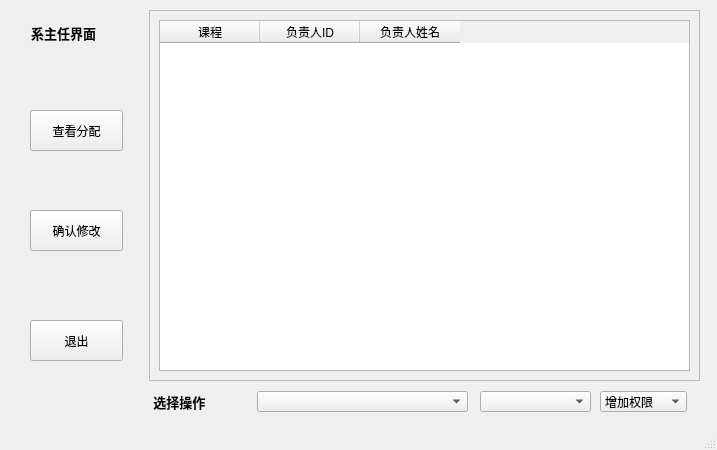
<?xml version="1.0" encoding="UTF-8"?>
<ui version="4.0">
 <class>DirectorWindow</class>
 <widget class="QMainWindow" name="DirectorWindow">
  <property name="geometry">
   <rect>
    <x>0</x>
    <y>0</y>
    <width>717</width>
    <height>450</height>
   </rect>
  </property>
  <property name="minimumSize">
   <size>
    <width>717</width>
    <height>450</height>
   </size>
  </property>
  <property name="maximumSize">
   <size>
    <width>717</width>
    <height>450</height>
   </size>
  </property>
  <property name="windowTitle">
   <string>教学大纲管理系统</string>
  </property>
  <widget class="QWidget" name="centralwidget">
   <widget class="QWidget" name="widget" native="true">
    <property name="geometry">
     <rect>
      <x>20</x>
      <y>10</y>
      <width>115</width>
      <height>401</height>
     </rect>
    </property>
    <widget class="QPushButton" name="btn_confirm">
     <property name="geometry">
      <rect>
       <x>10</x>
       <y>200</y>
       <width>93</width>
       <height>41</height>
      </rect>
     </property>
     <property name="text">
      <string>确认修改</string>
     </property>
    </widget>
    <widget class="QPushButton" name="btn_show">
     <property name="geometry">
      <rect>
       <x>10</x>
       <y>100</y>
       <width>93</width>
       <height>41</height>
      </rect>
     </property>
     <property name="text">
      <string>查看分配</string>
     </property>
    </widget>
    <widget class="QLabel" name="label">
     <property name="geometry">
      <rect>
       <x>11</x>
       <y>11</y>
       <width>85</width>
       <height>24</height>
      </rect>
     </property>
     <property name="font">
      <font>
       <family>微软雅黑</family>
       <pointsize>10</pointsize>
       <weight>75</weight>
       <bold>true</bold>
      </font>
     </property>
     <property name="text">
      <string>系主任界面</string>
     </property>
    </widget>
    <widget class="QPushButton" name="btn_exit">
     <property name="geometry">
      <rect>
       <x>10</x>
       <y>310</y>
       <width>93</width>
       <height>41</height>
      </rect>
     </property>
     <property name="text">
      <string>退出</string>
     </property>
    </widget>
   </widget>
   <widget class="QWidget" name="widget_2" native="true">
    <property name="geometry">
     <rect>
      <x>250</x>
      <y>380</y>
      <width>451</width>
      <height>43</height>
     </rect>
    </property>
    <widget class="QComboBox" name="box_permission">
     <property name="geometry">
      <rect>
       <x>350</x>
       <y>11</y>
       <width>87</width>
       <height>21</height>
      </rect>
     </property>
     <item>
      <property name="text">
       <string>增加权限</string>
      </property>
     </item>
     <item>
      <property name="text">
       <string>取消权限</string>
      </property>
     </item>
    </widget>
    <widget class="QComboBox" name="box_course">
     <property name="geometry">
      <rect>
       <x>7</x>
       <y>11</y>
       <width>211</width>
       <height>21</height>
      </rect>
     </property>
    </widget>
    <widget class="QComboBox" name="box_ID">
     <property name="geometry">
      <rect>
       <x>230</x>
       <y>11</y>
       <width>111</width>
       <height>21</height>
      </rect>
     </property>
    </widget>
   </widget>
   <widget class="QScrollArea" name="scrollArea">
    <property name="geometry">
     <rect>
      <x>149</x>
      <y>10</y>
      <width>551</width>
      <height>371</height>
     </rect>
    </property>
    <property name="widgetResizable">
     <bool>true</bool>
    </property>
    <widget class="QWidget" name="scrollAreaWidgetContents">
     <property name="geometry">
      <rect>
       <x>0</x>
       <y>0</y>
       <width>549</width>
       <height>369</height>
      </rect>
     </property>
     <layout class="QGridLayout" name="gridLayout_2">
      <item row="0" column="0">
       <widget class="QTableWidget" name="tableWidget">
        <column>
         <property name="text">
          <string>课程</string>
         </property>
        </column>
        <column>
         <property name="text">
          <string>负责人ID</string>
         </property>
        </column>
        <column>
         <property name="text">
          <string>负责人姓名</string>
         </property>
        </column>
       </widget>
      </item>
     </layout>
    </widget>
   </widget>
   <widget class="QLabel" name="label_2">
    <property name="geometry">
     <rect>
      <x>150</x>
      <y>390</y>
      <width>81</width>
      <height>24</height>
     </rect>
    </property>
    <property name="font">
     <font>
      <family>微软雅黑</family>
      <pointsize>10</pointsize>
      <weight>75</weight>
      <bold>true</bold>
     </font>
    </property>
    <property name="text">
     <string> 选择操作</string>
    </property>
   </widget>
  </widget>
  <widget class="QStatusBar" name="statusbar"/>
 </widget>
 <resources/>
 <connections/>
</ui>
